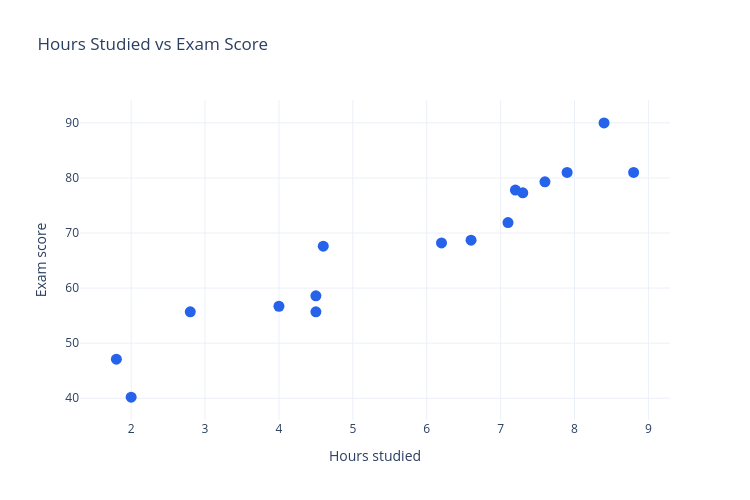

The code cell stored with this chart in its notebook:
### Code cell
figure = go.Figure()
figure.add_trace(
    go.Scatter(
        x=scores_1d["hours_studied"], y=scores_1d["exam_score"], mode="markers",
        marker=dict(size=11, color="#2563eb"), name="students",
        hovertemplate="Hours studied: %{x}<br>Exam score: %{y}<extra></extra>",
    )
)
figure.update_layout(
    title="Hours Studied vs Exam Score", xaxis_title="Hours studied", yaxis_title="Exam score",
    template="plotly_white", width=750, height=500,
)
figure.show()

### Figure 1 — Plotly figure (JSON) as saved in the notebook; plotly's stock layout.template omitted (floating-point values rounded to 4 significant figures)
{"data": [{"hovertemplate": "Hours studied: %{x}<br>Exam score: %{y}<extra></extra>", "marker": {"color": "#2563eb", "size": 11}, "mode": "markers", "name": "students", "type": "scatter", "x": [1.8, 2.0, 2.8, 4.0, 4.5, 4.5, 4.6, 6.2, 6.6, 7.1, 7.2, 7.3, 7.6, 7.9, 8.4, 8.8], "y": [47.1, 40.2, 55.7, 56.7, 58.6, 55.7, 67.6, 68.2, 68.7, 71.9, 77.8, 77.3, 79.3, 81.0, 90.0, 81.0]}], "layout": {"height": 500, "title": {"text": "Hours Studied vs Exam Score"}, "width": 750, "xaxis": {"title": {"text": "Hours studied"}}, "yaxis": {"title": {"text": "Exam score"}}}}
